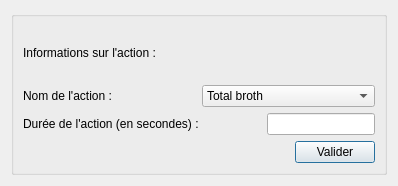
<?xml version="1.0" encoding="UTF-8"?>
<ui version="4.0">
 <class>Dialog</class>
 <widget class="QDialog" name="Dialog">
  <property name="geometry">
   <rect>
    <x>0</x>
    <y>0</y>
    <width>398</width>
    <height>186</height>
   </rect>
  </property>
  <property name="windowTitle">
   <string>Définition des actions</string>
  </property>
  <property name="whatsThis">
   <string>&lt;html&gt;&lt;head/&gt;&lt;body&gt;&lt;p&gt;Sur cette fenêtre, vous pouvez définir les actions de votre séquence une par une.&lt;/p&gt;&lt;p&gt;1. Utilisez le menu déroulant pour choisir le type d'action souhaité ;&lt;/p&gt;&lt;p&gt;2. Entrez la durée souhaitée. Attention : elle doit être supérieure ou égale à 12 secondes ;&lt;/p&gt;&lt;p&gt;3. Cliquez sur &amp;quot;Valider&amp;quot; ou appuyez sur la touche Entrée ;&lt;/p&gt;&lt;/body&gt;&lt;/html&gt;</string>
  </property>
  <layout class="QHBoxLayout" name="horizontalLayout_2">
   <item>
    <widget class="QGroupBox" name="groupBox">
     <property name="title">
      <string/>
     </property>
     <layout class="QHBoxLayout" name="horizontalLayout">
      <item>
       <layout class="QVBoxLayout" name="verticalLayout">
        <item>
         <widget class="QLabel" name="label">
          <property name="styleSheet">
           <string notr="true">font: 14pt &quot;MS Shell Dlg 2&quot;;</string>
          </property>
          <property name="text">
           <string>Informations sur l'action :</string>
          </property>
         </widget>
        </item>
        <item>
         <layout class="QHBoxLayout" name="horizontalLayout_4">
          <item>
           <widget class="QLabel" name="label_2">
            <property name="styleSheet">
             <string notr="true">font: 14pt &quot;MS Shell Dlg 2&quot;;</string>
            </property>
            <property name="text">
             <string>Nom de l'action :</string>
            </property>
           </widget>
          </item>
          <item>
           <widget class="QComboBox" name="text_1">
            <property name="styleSheet">
             <string notr="true">
font: 63 14pt &quot;Segoe UI Semibold&quot;;</string>
            </property>
            <item>
             <property name="text">
              <string>Total broth</string>
             </property>
            </item>
            <item>
             <property name="text">
              <string>Surnageant</string>
             </property>
            </item>
            <item>
             <property name="text">
              <string>Intracellulaire</string>
             </property>
            </item>
           </widget>
          </item>
         </layout>
        </item>
        <item>
         <layout class="QHBoxLayout" name="horizontalLayout_3">
          <item>
           <widget class="QLabel" name="label_3">
            <property name="styleSheet">
             <string notr="true">font: 14pt &quot;MS Shell Dlg 2&quot;;</string>
            </property>
            <property name="text">
             <string>Durée de l'action (en secondes) :</string>
            </property>
           </widget>
          </item>
          <item>
           <spacer name="horizontalSpacer_2">
            <property name="orientation">
             <enum>Qt::Horizontal</enum>
            </property>
            <property name="sizeHint" stdset="0">
             <size>
              <width>40</width>
              <height>20</height>
             </size>
            </property>
           </spacer>
          </item>
          <item>
           <widget class="QLineEdit" name="text_2">
            <property name="styleSheet">
             <string notr="true">font: 14pt &quot;MS Shell Dlg 2&quot;;</string>
            </property>
           </widget>
          </item>
         </layout>
        </item>
        <item>
         <layout class="QHBoxLayout" name="horizontalLayout_5">
          <item>
           <spacer name="horizontalSpacer_3">
            <property name="orientation">
             <enum>Qt::Horizontal</enum>
            </property>
            <property name="sizeHint" stdset="0">
             <size>
              <width>40</width>
              <height>20</height>
             </size>
            </property>
           </spacer>
          </item>
          <item>
           <widget class="QPushButton" name="bouton_valider">
            <property name="styleSheet">
             <string notr="true">
font: 63 14pt &quot;Segoe UI Semibold&quot;;</string>
            </property>
            <property name="text">
             <string>Valider</string>
            </property>
           </widget>
          </item>
         </layout>
        </item>
       </layout>
      </item>
     </layout>
    </widget>
   </item>
  </layout>
 </widget>
 <resources/>
 <connections>
  <connection>
   <sender>bouton_valider</sender>
   <signal>clicked()</signal>
   <receiver>Dialog</receiver>
   <slot>valider_action()</slot>
   <hints>
    <hint type="sourcelabel">
     <x>450</x>
     <y>194</y>
    </hint>
    <hint type="destinationlabel">
     <x>360</x>
     <y>239</y>
    </hint>
   </hints>
  </connection>
 </connections>
 <slots>
  <slot>valider_action()</slot>
 </slots>
</ui>
